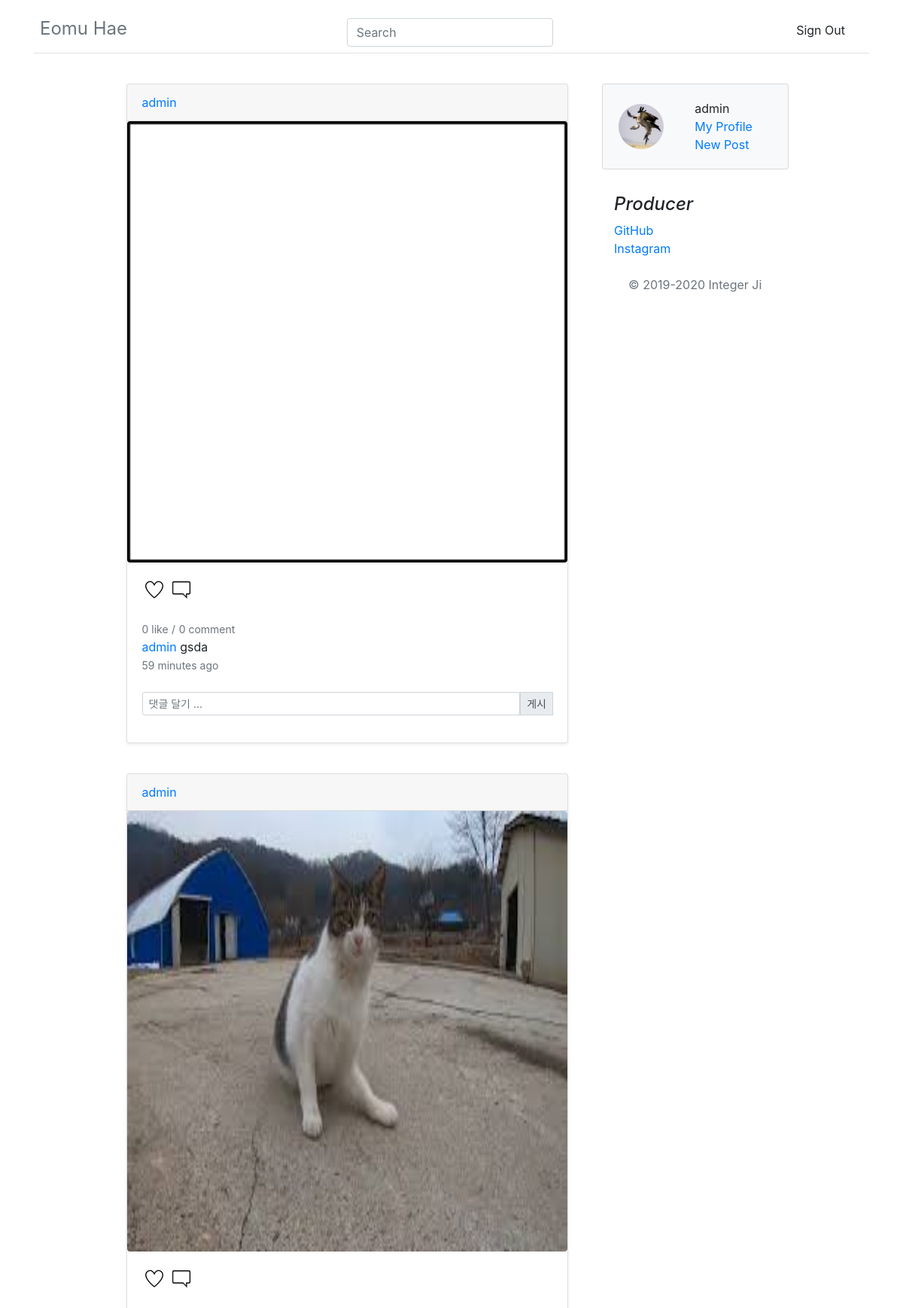
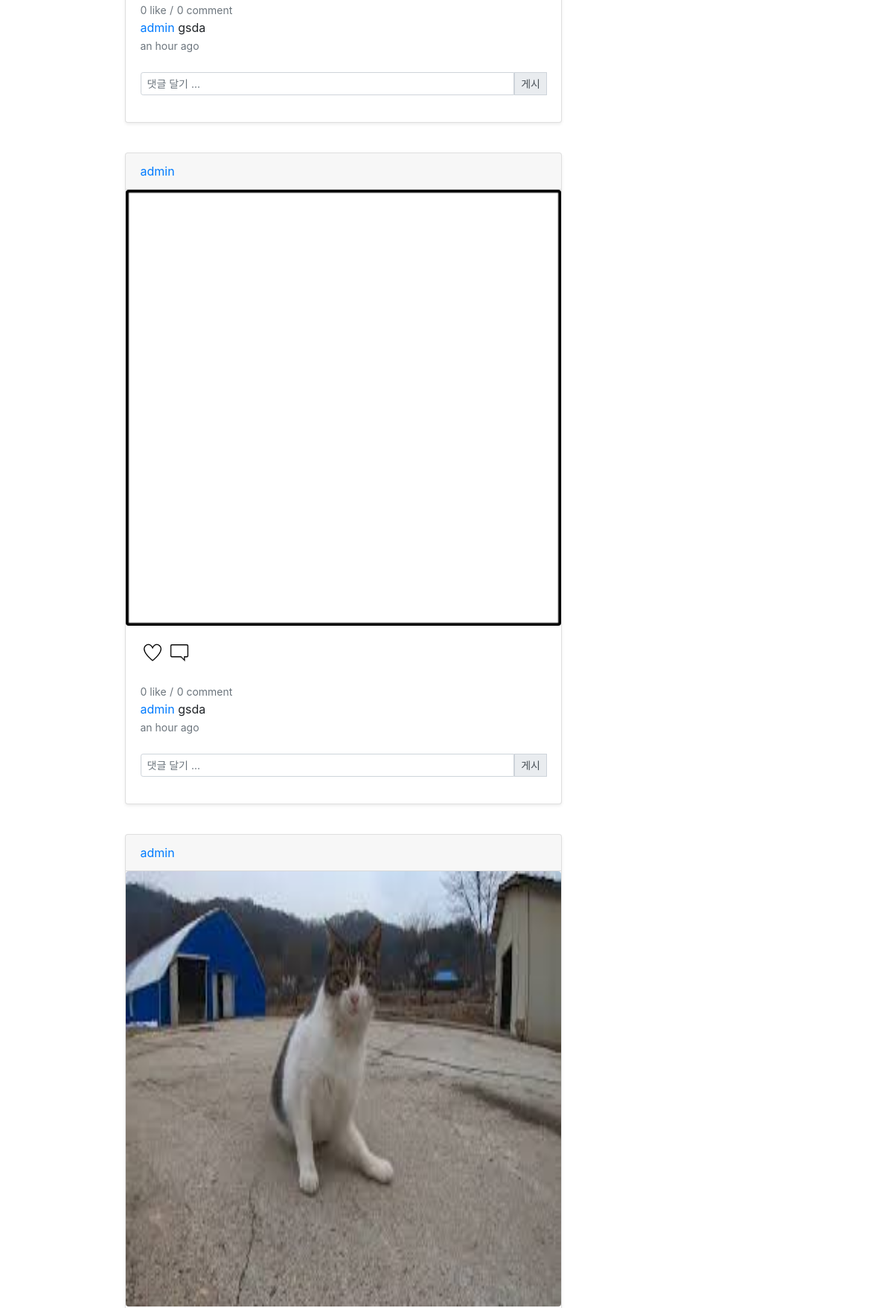
Page /intworldapp/index/ (signed in, upper part) on the committed database (2 pictures, top to bottom).
### intworldapp/models.py (models this page shows, shortened)
class Post(models.Model):
    main_text = models.CharField(max_length=200)
    create_user = models.ForeignKey(User, on_delete = models.CASCADE)
    create_date = models.DateTimeField('date published', default=timezone.now)
    update_date = models.DateTimeField('date published', null = True, default=timezone.now)
    create_img = models.ImageField(blank=True, upload_to="post/%Y/%m/%d", null=True)
    likes = models.ManyToManyField(User, related_name='likes')
    tag_set = models.ManyToManyField('Tag', blank=True)
    @property
    def total_likes(self):
        return self.likes.count()

### intworldapp/views.py (the view)
# urls.py: path('index/', views.index, name="index"),
def index(request):
    posts = Post.objects.all().order_by('-id')
    app_url = request.path
    conn_user = request.user
    conn_profile = Profile.objects.get(user=conn_user)
    if not conn_profile.profile_image:
        pic_url = ""
    else:
        pic_url = conn_profile.profile_image.url
    context = {
        'id' : conn_user.username,
        'nick' : conn_profile.nick,
        'profile_pic' : pic_url,
        'intro' : conn_profile.intro,
        'posts' : posts,
        'app_url' : app_url,
    }
    return render(request, 'index.html', context=context)

### intworldapp/templatetags/post_extras.py (called while the page is built)
@register.filter
def add_link(value):
    main_text = value.main_text
    tags = value.tag_set.all()
    for tag in tags:
        main_text = re.sub(r'\#'+tag.tag_name+r'\b', '<a href="/intworldapp/explore/tags/'+tag.tag_name+'">#'+tag.tag_name+'</a>', main_text)
    return main_text

### intworldapp/templates/index.html (shortened to what this page needs)
{% extends 'base.html' %}
{% load post_extras %}
{% load humanize %}
{% block content %}
<head>
</head>
<body>
  <main role="main" class="container">
    <div class="row justify-content-center">
      <div class="col-md-7 blog-main">
        <div class="container">
          {% for post in posts.all %}
          <div class="card-deck mb-3">
            <div class="card mb-4 shadow-sm">
              <div class="card-header">
                  <div class="btn-group" style="float: left;">
                    <a class="my-0 font-weight-normal" href="{% url 'userpage' post.create_user %}"><span class="writer_name">{{ post.create_user }}</span></a>
                  </div>
              </div>
              {% if post.create_img %}
              <div class="text-center">
                <img src="{{post.create_img.url}}" class="rounded" alt="..." width="585.5dp" height="585.5dp">
              </div>
              {% else %}
              <a>no</a>
              {% endif %}
              <div class="card-body">
                {% if post.likes.all %}
                <a class="like" name="{{ post.pk }}"><img id="like-img{{ post.pk }}" src="/static/like_after.png" alt="클릭시 좋아요 취소" style="width: 2rem; height:2rem;"></a>
                {% else %}
                <a class="like" name="{{ post.pk }}"><img id="like-img{{ post.pk }}" src="/static/like_before.png" alt="클릭시 좋아요" style="width: 2rem; height:2rem;"></a>
                {% endif %}
                <a href="{% url 'detail' post.id %}"><img src="/static/detail.png" alt="detail 이동" style="width: 2rem; height:2rem;"></a>
                <div class="group">
                <br>
                <small class="text-muted"><span class="like_count" id="count{{ post.pk }}">{{ post.total_likes }} like</span></small>
                <small class="text-muted">/</small>
                <small class="text-muted">{{post.comments.count}} comment</small>
                <br>
                <a class="my-0 font-weight-normal" href="{% url 'userpage' post.create_user %}">{{ post.create_user }}</a>
                <a class="card-title pricing-card-title">{{ post|add_link|safe|linebreaksbr }}</a>
                <br>
                  <small class="text-muted">{{ post.create_date | naturaltime }}</small>
                </div>
                <br>
                <div class="group">
                  <form action="{% url 'c_post' post.id %}" method="POST">
                    <div class="input-group input-group-sm mb-3">
                      <input type="text" class="form-control" aria-label="Sizing example input" aria-describedby="inputGroup-sizing-sm" name="comment_text" id="comment_text" placeholder="댓글 달기 ..." style="display:inline-block">
                      <div class="input-group-prepend">
                        <button class="input-group-text" id="inputGroup-sizing-sm" type="submit">게시</button>
                      </div>
                    </div>
                  </form>
                  </div>
              </div>
            </div>
          </div>
          {% endfor %}
        </div>
      </div>
      <aside class="col-md-3 blog-sidebar">
        <div class="card mb-3 bg-light rounded" style="max-width: 540px;" bg-light rounded>
          <div class="row no-gutters">
            <div class="col-md-5 d-flex align-items-center d-flex justify-content-center">
              <img src="{{ profile_pic }}" alt="..." class="rounded-circle" width="60" height="60">
            </div>
            <div class="col-md-6">
              <div class="card-body">
                <a><span id="user_name">{{user.username}}</span></a>
                <br>
                <a href="{% url 'mypage' %}">My Profile</a>
                <br>
                <a href="{% url 'post' %}">New Post</a>
              </div>
            </div>
          </div>
        </div>
        <div class="p-3">
          <h4 class="font-italic">Producer</h4>
          <ol class="list-unstyled">
            <li><a href="https://github.com/integerJI">GitHub</a></li>
            <li><a href="https://www.instagram.com/integer_ji/">Instagram</a></li>
          </ol>
          <footer class="my-2 pt-2 text-muted text-center text-small">
            <p class="mb-1">&copy; 2019-2020 Integer Ji</p>
          </footer>
        </div>
      </aside>
    </div>
  </main>
</body>
{% endblock %}

### rows in the picture
Post: create_user "admin", create_img (placeholder picture), total_likes "0", comments.count "0", main_text+id "gsda", create_date "59 minutes ago"
Post: create_user "admin", create_img (picture), total_likes "0", comments.count "0", main_text+id "gsda", create_date "an hour ago"
Post: create_user "admin", create_img (placeholder picture), total_likes "0", comments.count "0", main_text+id "gsda", create_date "an hour ago"
Post: create_user "admin", create_img (picture)

### other values in the picture
{{ user.username }} "admin"
